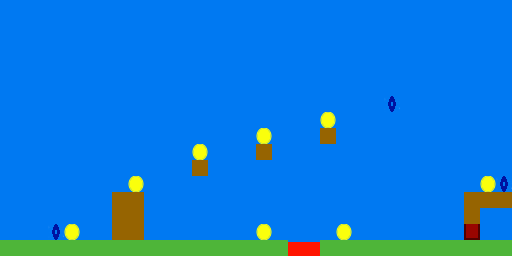

This game map was drawn from its Tiled (.tmx) file and the tilesets committed beside it. A one-line description and the trimmed map source follow:
An orthogonal 32x16 tile map with 16x16 px tiles, 2 tile layers (background, graphics), 3 tilesets and 27 objects.

<map version="1.0" orientation="orthogonal" renderorder="right-down" width="32" height="16" tilewidth="16" tileheight="16" nextobjectid="31">
 <tileset firstgid="1" name="GutterV3" tilewidth="16" tileheight="16" spacing="2" margin="1" tilecount="7">
  <image source="GutterV3.png" trans="ff00ff" width="128" height="32" />
 </tileset>
 <tileset firstgid="8" name="lava" tilewidth="16" tileheight="16" tilecount="1">
  <image source="lava.png" trans="ff00ff" width="16" height="16" />
 </tileset>
 <tileset firstgid="9" name="coin" tilewidth="16" tileheight="16" tilecount="1">
  <image source="coin.png" trans="ff00ff" width="16" height="16" />
 </tileset>
 <layer name="background" width="32" height="16">
  <data>[512 cells, 512 non-empty, 1 distinct tile ids]</data>
 </layer>
 <layer name="graphics" width="32" height="16">
  <data>[512 cells, 59 non-empty, 7 distinct tile ids]</data>
 </layer>
 <objectgroup name="ground">
  <object id="3" x="112" y="192" width="32" height="48" />
  <object id="4" x="192.091" y="159.864" width="16" height="16" />
  <object id="5" x="256.091" y="144.136" width="16" height="16" />
  <object id="6" x="320.182" y="128.136" width="16" height="16" />
  <object id="7" x="464.011" y="192.031" width="48.1709" height="15.9799" />
  <object id="11" x="-0.5" y="0" height="256" />
  <object id="12" x="511.5" y="0" height="256" />
  <object id="15" x="0.5" y="240" width="287.438" height="16" />
  <object id="16" x="320" y="240" width="192.5" height="15.5" />
  <object id="29" x="464.011" y="208.033" width="15.9889" height="15.9778" />
 </objectgroup>
 <objectgroup name="mobs">
  <object id="27" x="400" y="224" width="16" height="16" />
  <object id="28" x="192" y="224" width="16" height="16" />
 </objectgroup>
 <objectgroup name="keys">
  <object id="8" x="48" y="224" width="16" height="16" />
  <object id="9" x="384.227" y="96" width="16" height="16" />
  <object id="10" x="496" y="175.909" width="16" height="16" />
 </objectgroup>
 <objectgroup name="door">
  <object id="30" x="464.011" y="224.012" width="16" height="16" />
 </objectgroup>
 <objectgroup name="coin">
  <object id="18" x="64" y="224" width="16" height="16" />
  <object id="19" x="127.978" y="176.022" width="16" height="16" />
  <object id="20" x="192.061" y="144.061" width="16" height="16" />
  <object id="21" x="256.03" y="128.061" width="16" height="16" />
  <object id="22" x="320.273" y="112.03" width="16" height="16" />
  <object id="23" x="479.97" y="175.97" width="16" height="16" />
  <object id="24" x="336.091" y="223.97" width="16" height="16" />
  <object id="25" x="255.939" y="223.97" width="16" height="16" />
 </objectgroup>
 <objectgroup name="opened blocks" />
 <objectgroup name="lava">
  <object id="17" x="288" y="241.938" width="32" height="16" />
 </objectgroup>
 <objectgroup name="finish block">
  <object id="14" x="496" y="208" width="16" height="16" />
 </objectgroup>
 <objectgroup name="abstract stop block">
  <object id="26" x="288" y="224" width="32" height="16" />
 </objectgroup>
</map>
